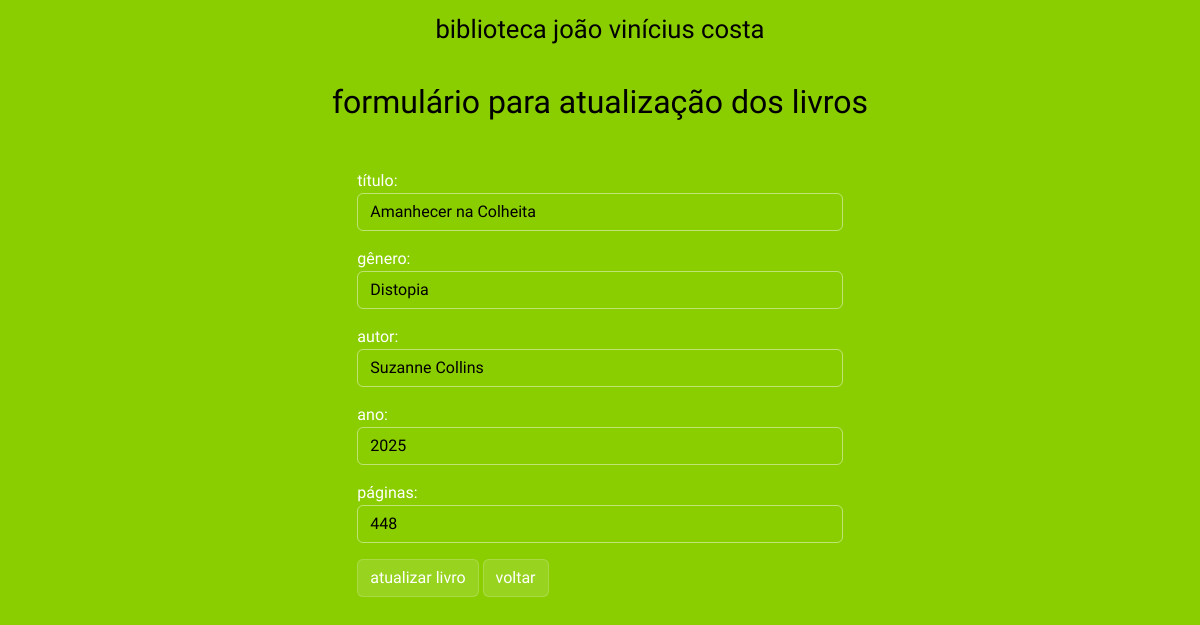
The app's page /biblioteca_final/form_atualizar.php?id=1 with its own data.
### tables this page shows
CREATE TABLE `livros` (
  `id` int(11) NOT NULL,
  `autor` varchar(255) NOT NULL,
  `titulo` varchar(255) NOT NULL,
  `genero` varchar(255) NOT NULL,
  `ano` int(4) NOT NULL,
  `paginas` int(11) NOT NULL
);

### biblioteca_final/form_atualizar.php (the view, shortened to what this page needs)
<!DOCTYPE html>
<html lang="pt-br">
<head>
    <link href="https://cdn.jsdelivr.net/npm/bootstrap@5.3.7/dist/css/bootstrap.min.css" rel="stylesheet">
    <link rel="stylesheet" href="style.css">
</head>
<body>
    <?php
        include_once 'pedaco.php';
        $id = $_GET['id'];
    ?>
    <h2 class="text-center my-4">formulário para atualização dos livros</h2>
    <div class="container">
        <form action="atualizar.php?id= <?php echo $id; ?>" method="POST">
        <?php
            require 'conexao.php';
            $sql = "SELECT * FROM livros WHERE id = $id";
            $stmt = $pdo->query($sql);
            $livros = $stmt->fetch(PDO::FETCH_ASSOC);
        ?>
            <div class="mb-3">
                título: <input type="text" name="novo_titulo" value="<?php echo $livros['titulo'];?>" class="form-control">
            </div>
            <div class="mb-3">
                gênero: <input type="text" name="novo_genero" value="<?php echo $livros['genero'];?>" class="form-control">
            </div>
            <div class="mb-3">
                autor: <input type="text" name="novo_autor" value="<?php echo $livros['autor'];?>" class="form-control">
            </div>
            <div class="mb-3">
                ano: <input type="text" name="novo_ano" value="<?php echo $livros['ano'];?>" class="form-control">
            </div>
            <div class="mb-3">
                páginas: <input type="text" name="novo_paginas" value="<?php echo $livros['paginas'];?>" class="form-control">
            </div>
            <button type="submit" class="btn btn-info">atualizar livro</button>
            <a href="index.php" type="button" class="btn btn-warning">voltar</a>
        </form>
    </div>
</body>
</html>

### biblioteca_final/style.css (style rules this page uses)
* { box-sizing: border-box; }
html { scroll-behavior: smooth; }
html, body { height: 100%; margin: 0; font-family: 'Archivo Narrow', sans-serif; background-color: #8ACE00; color: #fff; display: flex; flex-direction: column; align-items: center; }
:root { --bs-table-bg: transparent; --bs-table-accent-bg: transparent; --bs-table-striped-bg: transparent; --bs-table-hover-bg: rgba(255,255,255,0.03); --bs-table-head-bg: rgba(255,255,255,0.06); }
.container { width: 95%; max-width: 1100px; margin-top: 24px; background: transparent !important; padding: 0 12px; }
input.form-control, textarea.form-control, select.form-control { background-color: transparent !important; border: 1px solid rgba(255,255,255,0.45) !important; color: #000000 !important; box-shadow: none !important; }
input.form-control::placeholder, textarea.form-control::placeholder { color: rgba(255,255,255,0.7) !important; }
.btn { background-color: rgba(255,255,255,0.12) !important; color: #fff !important; border: 1px solid rgba(255,255,255,0.18) !important; }
h1, h2, h3, h4, h5, h6, p, td, th, a { color: black; }
:root { --btn-bg: rgba(255,255,255,0.12); --btn-bg-hover: rgba(255,255,255,0.22); --btn-color: #fff; --btn-color-hover: #000; --table-head-bg: rgba(255,255,255,0.06); --table-row-hover: rgba(255,255,255,0.03); --input-border: rgba(255,255,255,0.45); }
.btn { border-radius: 6px; border: 1px solid rgba(255,255,255,0.18); background-color: var(--btn-bg) !important; color: var(--btn-color) !important; transition: background-color .15s ease, transform .08s ease, color .12s ease; }

### records on screen
livros: novo_titulo "Amanhecer na Colheita", novo_genero "Distopia", novo_autor "Suzanne Collins", novo_ano "2025", novo_paginas "448"
